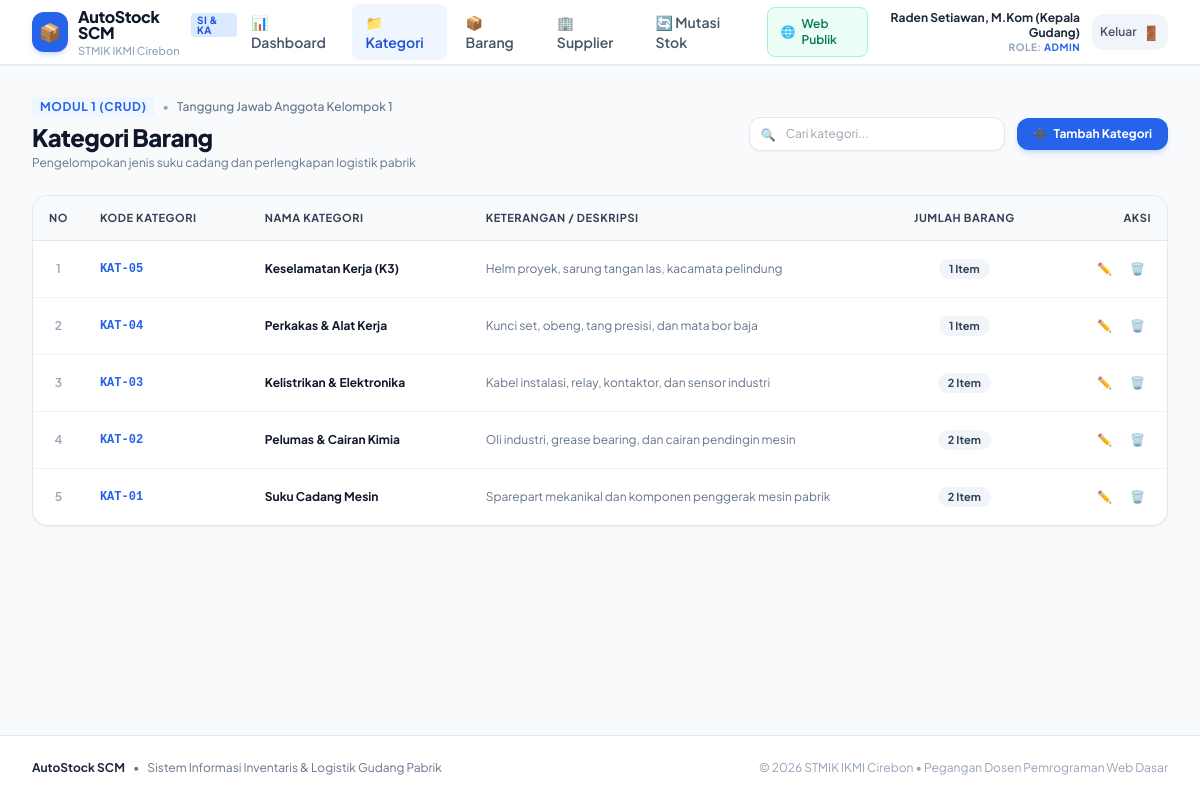
The page /modul/kategori/index.php (signed in) on the database its author committed.
### tables this page shows
CREATE TABLE `kategori` (
  `id` INT AUTO_INCREMENT PRIMARY KEY,
  `kode_kategori` VARCHAR(20) NOT NULL UNIQUE,
  `nama_kategori` VARCHAR(100) NOT NULL,
  `keterangan` VARCHAR(255) NULL,
  `created_at` TIMESTAMP DEFAULT CURRENT_TIMESTAMP
);

### modul/kategori/index.php (the view, shortened to what this page needs)
<?php
require_once __DIR__ . '/../../layout/header.php';
$db = getDB();
$sql = "SELECT k.*, COUNT(b.id) AS total_barang
        FROM kategori k
        LEFT JOIN barang b ON k.id = b.kategori_id
        GROUP BY k.id
        ORDER BY k.id DESC";
$kategoriList = $db->query($sql)->fetchAll();
?>
<div class="flex flex-col sm:flex-row items-start sm:items-center justify-between gap-4 mb-6">
  <div>
    <div class="flex items-center gap-2">
      <span class="text-xs font-bold uppercase tracking-wider text-blue-600 bg-blue-50 px-2 py-0.5 rounded">Modul 1 (CRUD)</span>
      <span class="text-xs text-slate-400">&bull;</span>
      <span class="text-xs text-slate-500 font-medium">Tanggung Jawab Anggota Kelompok 1</span>
    </div>
    <h1 class="text-2xl font-black text-slate-900 tracking-tight mt-1">Kategori Barang</h1>
    <p class="text-xs text-slate-500 mt-0.5">Pengelompokan jenis suku cadang dan perlengkapan logistik pabrik</p>
  </div>
  <div class="flex items-center gap-3 w-full sm:w-auto">
    <div class="relative flex-1 sm:w-64">
      <input type="text" id="searchKategori" placeholder="Cari kategori..."
             class="w-full pl-9 pr-4 py-2 text-xs bg-white border border-slate-200 rounded-xl focus:outline-none focus:ring-2 focus:ring-blue-500 transition shadow-sm">
      <span class="absolute left-3 top-2.5 text-slate-400 text-xs">🔍</span>
    </div>
    <a href="<?= BASE_URL ?>/modul/kategori/tambah.php"
       class="bg-blue-600 hover:bg-blue-700 text-white font-bold px-4 py-2 rounded-xl text-xs shadow-md shadow-blue-500/20 transition flex items-center gap-1.5 whitespace-nowrap">
      <span>➕</span> Tambah Kategori
    </a>
  </div>
</div>
<div class="bg-white rounded-2xl border border-slate-200 shadow-sm overflow-hidden">
  <div class="overflow-x-auto">
    <table class="w-full text-left text-xs text-slate-600" id="tableKategori">
      <thead class="bg-slate-50 text-slate-700 uppercase font-bold text-[11px] tracking-wider border-b border-slate-200">
        <tr>
          <th class="py-3.5 px-4 w-12 text-center">No</th>
          <th class="py-3.5 px-4">Kode Kategori</th>
          <th class="py-3.5 px-4">Nama Kategori</th>
          <th class="py-3.5 px-4">Keterangan / Deskripsi</th>
          <th class="py-3.5 px-4 text-center">Jumlah Barang</th>
          <th class="py-3.5 px-4 text-right">Aksi</th>
        </tr>
      </thead>
      <tbody class="divide-y divide-slate-100">
        <?php if (empty($kategoriList)): ?>
          <tr>
            <td colspan="6" class="py-8 text-center text-slate-400">Belum ada data kategori yang terdaftar.</td>
          </tr>
        <?php else: ?>
          <?php $no = 1; foreach ($kategoriList as $k): ?>
            <tr class="hover:bg-slate-50/80 transition">
              <td class="py-3.5 px-4 text-center font-semibold text-slate-400"><?= $no++ ?></td>
              <td class="py-3.5 px-4 font-mono font-bold text-blue-600"><?= htmlspecialchars($k['kode_kategori']) ?></td>
              <td class="py-3.5 px-4 font-bold text-slate-900"><?= htmlspecialchars($k['nama_kategori']) ?></td>
              <td class="py-3.5 px-4 text-slate-500 max-w-xs truncate"><?= htmlspecialchars($k['keterangan'] ?: '-') ?></td>
              <td class="py-3.5 px-4 text-center">
                <span class="inline-block px-2.5 py-0.5 rounded-full text-[11px] font-bold bg-slate-100 text-slate-700">
                  <?= $k['total_barang'] ?> Item
                </span>
              </td>
              <td class="py-3.5 px-4 text-right">
                <div class="inline-flex items-center gap-1.5">
                  <a href="<?= BASE_URL ?>/modul/kategori/edit.php?id=<?= $k['id'] ?>"
                     class="p-1.5 rounded-lg text-slate-500 hover:text-blue-600 hover:bg-blue-50 transition" title="Ubah Data">
                    ✏️
                  </a>
                  <a href="<?= BASE_URL ?>/modul/kategori/hapus.php?id=<?= $k['id'] ?>"
                     onclick="return confirm('Apakah Anda yakin ingin menghapus kategori: <?= htmlspecialchars($k['nama_kategori']) ?>?')"
                     class="p-1.5 rounded-lg text-slate-500 hover:text-rose-600 hover:bg-rose-50 transition" title="Hapus Data">
                    🗑️
                  </a>
                </div>
              </td>
            </tr>
          <?php endforeach; ?>
        <?php endif; ?>
      </tbody>
    </table>
  </div>
</div>
<?php require_once __DIR__ . '/../../layout/footer.php'; ?>

### layout/header.php (style rules this page uses)
body { font-family: 'Plus Jakarta Sans', sans-serif; }

### rows shown on the page
kategori: kode_kategori "KAT-05", nama_kategori "Keselamatan Kerja (K3)", keterangan "Helm proyek, sarung tangan las, kacamata pelindung", total_barang "1"
kategori: kode_kategori "KAT-04", nama_kategori "Perkakas & Alat Kerja", keterangan "Kunci set, obeng, tang presisi, dan mata bor baja", total_barang "1"
kategori: kode_kategori "KAT-03", nama_kategori "Kelistrikan & Elektronika", keterangan "Kabel instalasi, relay, kontaktor, dan sensor industri", total_barang "2"
kategori: kode_kategori "KAT-02", nama_kategori "Pelumas & Cairan Kimia", keterangan "Oli industri, grease bearing, dan cairan pendingin mesin", total_barang "2"
kategori: kode_kategori "KAT-01", nama_kategori "Suku Cadang Mesin", keterangan "Sparepart mekanikal dan komponen penggerak mesin pabrik", total_barang "2"

### other values the page prints
APP_NAME "AutoStock SCM"
CAMPUS_NAME "STMIK IKMI Cirebon"
$currentUser['nama'] "Raden Setiawan, M.Kom (Kepala Gudang)"
$currentUser['role'] "ADMIN"
APP_TITLE "Sistem Informasi Inventaris & Logistik Gudang Pabrik"
